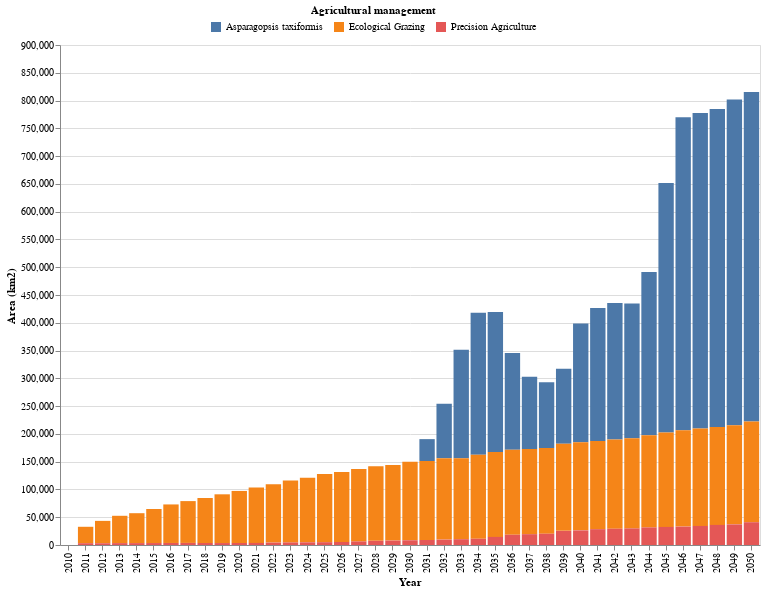

Notebook code cell kept with this figure:
### Code cell
# HIDE CODE
am_area_km2_total = am_area_km2.groupby(['Year','Agricultural management']).sum(numeric_only=True).reset_index()
plot_area_am_total(am_area_km2_total)

### Figure 1 — Vega-Lite specification as saved in the notebook (floating-point values rounded to 4 significant figures)
{"config": {"view": {"continuousWidth": 300, "continuousHeight": 300}}, "data": {"name": "data-918326ac10b8f5c1f873343a6bf4adb1"}, "mark": {"type": "bar"}, "encoding": {"color": {"field": "Agricultural management", "legend": {"direction": "horizontal", "legendX": 150, "legendY": -40, "orient": "none", "title": "Agricultural management", "titleAnchor": "middle"}, "title": "Agricultural management", "type": "nominal"}, "tooltip": [{"field": "Year", "type": "quantitative"}, {"field": "Agricultural management", "type": "nominal"}, {"field": "Area (km2)", "type": "quantitative"}], "x": {"field": "Year", "title": "Year", "type": "ordinal"}, "y": {"field": "Area (km2)", "title": "Area (km2)", "type": "quantitative"}}, "height": 500, "width": 700, "$schema": "https://vega.github.io/schema/vega-lite/v5.15.1.json", "datasets": {"data-918326ac10b8f5c1f873343a6bf4adb1": [{"Year": 2010, "Agricultural management": "Asparagopsis taxiformis", "Area (km2)": 0.0}, {"Year": 2011, "Agricultural management": "Asparagopsis taxiformis", "Area (km2)": 0.0}, {"Year": 2011, "Agricultural management": "Ecological Grazing", "Area (km2)": 29540.0}, {"Year": 2011, "Agricultural management": "Precision Agriculture", "Area (km2)": 3257.0}, {"Year": 2012, "Agricultural management": "Asparagopsis taxiformis", "Area (km2)": 0.0}, {"Year": 2012, "Agricultural management": "Ecological Grazing", "Area (km2)": 40240.0}, {"Year": 2012, "Agricultural management": "Precision Agriculture", "Area (km2)": 3178.0}, {"Year": 2013, "Agricultural management": "Asparagopsis taxiformis", "Area (km2)": 0.0}, {"Year": 2013, "Agricultural management": "Ecological Grazing", "Area (km2)": 49140.0}, {"Year": 2013, "Agricultural management": "Precision Agriculture", "Area (km2)": 3427.0}, {"Year": 2014, "Agricultural management": "Asparagopsis taxiformis", "Area (km2)": 0.0}, {"Year": 2014, "Agricultural management": "Ecological Grazing", "Area (km2)": 53800.0}, {"Year": 2014, "Agricultural management": "Precision Agriculture", "Area (km2)": 3440.0}, {"Year": 2015, "Agricultural management": "Asparagopsis taxiformis", "Area (km2)": 0.0}, {"Year": 2015, "Agricultural management": "Ecological Grazing", "Area (km2)": 61290.0}, {"Year": 2015, "Agricultural management": "Precision Agriculture", "Area (km2)": 3530.0}, {"Year": 2016, "Agricultural management": "Asparagopsis taxiformis", "Area (km2)": 0.0}, {"Year": 2016, "Agricultural management": "Ecological Grazing", "Area (km2)": 69360.0}, {"Year": 2016, "Agricultural management": "Precision Agriculture", "Area (km2)": 3656.0}, {"Year": 2017, "Agricultural management": "Asparagopsis taxiformis", "Area (km2)": 0.0}, {"Year": 2017, "Agricultural management": "Ecological Grazing", "Area (km2)": 75280.0}, {"Year": 2017, "Agricultural management": "Precision Agriculture", "Area (km2)": 3752.0}, {"Year": 2018, "Agricultural management": "Asparagopsis taxiformis", "Area (km2)": 0.0}, {"Year": 2018, "Agricultural management": "Ecological Grazing", "Area (km2)": 80990.0}, {"Year": 2018, "Agricultural management": "Precision Agriculture", "Area (km2)": 3582.0}, {"Year": 2019, "Agricultural management": "Asparagopsis taxiformis", "Area (km2)": 0.0}, {"Year": 2019, "Agricultural management": "Ecological Grazing", "Area (km2)": 87720.0}, {"Year": 2019, "Agricultural management": "Precision Agriculture", "Area (km2)": 3521.0}, {"Year": 2020, "Agricultural management": "Asparagopsis taxiformis", "Area (km2)": 0.0}, {"Year": 2020, "Agricultural management": "Ecological Grazing", "Area (km2)": 93730.0}, {"Year": 2020, "Agricultural management": "Precision Agriculture", "Area (km2)": 3565.0}, {"Year": 2021, "Agricultural management": "Asparagopsis taxiformis", "Area (km2)": 0.0}, {"Year": 2021, "Agricultural management": "Ecological Grazing", "Area (km2)": 99890.0}, {"Year": 2021, "Agricultural management": "Precision Agriculture", "Area (km2)": 3773.0}, {"Year": 2022, "Agricultural management": "Asparagopsis taxiformis", "Area (km2)": 0.0}, {"Year": 2022, "Agricultural management": "Ecological Grazing", "Area (km2)": 105000.0}, {"Year": 2022, "Agricultural management": "Precision Agriculture", "Area (km2)": 4388.0}, {"Year": 2023, "Agricultural management": "Asparagopsis taxiformis", "Area (km2)": 0.0}, {"Year": 2023, "Agricultural management": "Ecological Grazing", "Area (km2)": 111400.0}, {"Year": 2023, "Agricultural management": "Precision Agriculture", "Area (km2)": 4599.0}, {"Year": 2024, "Agricultural management": "Asparagopsis taxiformis", "Area (km2)": 0.0}, {"Year": 2024, "Agricultural management": "Ecological Grazing", "Area (km2)": 116400.0}, {"Year": 2024, "Agricultural management": "Precision Agriculture", "Area (km2)": 4863.0}, {"Year": 2025, "Agricultural management": "Asparagopsis taxiformis", "Area (km2)": 0.0}, {"Year": 2025, "Agricultural management": "Ecological Grazing", "Area (km2)": 122600.0}, {"Year": 2025, "Agricultural management": "Precision Agriculture", "Area (km2)": 5073.0}, {"Year": 2026, "Agricultural management": "Asparagopsis taxiformis", "Area (km2)": 0.0}, {"Year": 2026, "Agricultural management": "Ecological Grazing", "Area (km2)": 126000.0}, {"Year": 2026, "Agricultural management": "Precision Agriculture", "Area (km2)": 5413.0}, {"Year": 2027, "Agricultural management": "Asparagopsis taxiformis", "Area (km2)": 0.0}, {"Year": 2027, "Agricultural management": "Ecological Grazing", "Area (km2)": 130500.0}, {"Year": 2027, "Agricultural management": "Precision Agriculture", "Area (km2)": 6402.0}, {"Year": 2028, "Agricultural management": "Asparagopsis taxiformis", "Area (km2)": 0.0}, {"Year": 2028, "Agricultural management": "Ecological Grazing", "Area (km2)": 134200.0}, {"Year": 2028, "Agricultural management": "Precision Agriculture", "Area (km2)": 7551.0}, {"Year": 2029, "Agricultural management": "Asparagopsis taxiformis", "Area (km2)": 0.0}, {"Year": 2029, "Agricultural management": "Ecological Grazing", "Area (km2)": 136100.0}, {"Year": 2029, "Agricultural management": "Precision Agriculture", "Area (km2)": 8004.0}, {"Year": 2030, "Agricultural management": "Asparagopsis taxiformis", "Area (km2)": 0.0}, {"Year": 2030, "Agricultural management": "Ecological Grazing", "Area (km2)": 141400.0}, {"Year": 2030, "Agricultural management": "Precision Agriculture", "Area (km2)": 8502.0}, {"Year": 2031, "Agricultural management": "Asparagopsis taxiformis", "Area (km2)": 39440.0}, {"Year": 2031, "Agricultural management": "Ecological Grazing", "Area (km2)": 142100.0}, {"Year": 2031, "Agricultural management": "Precision Agriculture", "Area (km2)": 9012.0}, {"Year": 2032, "Agricultural management": "Asparagopsis taxiformis", "Area (km2)": 98030.0}, {"Year": 2032, "Agricultural management": "Ecological Grazing", "Area (km2)": 146500.0}, {"Year": 2032, "Agricultural management": "Precision Agriculture", "Area (km2)": 9748.0}, {"Year": 2033, "Agricultural management": "Asparagopsis taxiformis", "Area (km2)": 195300.0}, {"Year": 2033, "Agricultural management": "Ecological Grazing", "Area (km2)": 145600.0}, {"Year": 2033, "Agricultural management": "Precision Agriculture", "Area (km2)": 10440.0}, {"Year": 2034, "Agricultural management": "Asparagopsis taxiformis", "Area (km2)": 255400.0}, {"Year": 2034, "Agricultural management": "Ecological Grazing", "Area (km2)": 151300.0}, {"Year": 2034, "Agricultural management": "Precision Agriculture", "Area (km2)": 11230.0}, {"Year": 2035, "Agricultural management": "Asparagopsis taxiformis", "Area (km2)": 251800.0}, {"Year": 2035, "Agricultural management": "Ecological Grazing", "Area (km2)": 153000.0}, {"Year": 2035, "Agricultural management": "Precision Agriculture", "Area (km2)": 14610.0}, {"Year": 2036, "Agricultural management": "Asparagopsis taxiformis", "Area (km2)": 174300.0}, {"Year": 2036, "Agricultural management": "Ecological Grazing", "Area (km2)": 152900.0}, {"Year": 2036, "Agricultural management": "Precision Agriculture", "Area (km2)": 18410.0}, {"Year": 2037, "Agricultural management": "Asparagopsis taxiformis", "Area (km2)": 129900.0}, {"Year": 2037, "Agricultural management": "Ecological Grazing", "Area (km2)": 153500.0}, {"Year": 2037, "Agricultural management": "Precision Agriculture", "Area (km2)": 19490.0}, {"Year": 2038, "Agricultural management": "Asparagopsis taxiformis", "Area (km2)": 118200.0}, {"Year": 2038, "Agricultural management": "Ecological Grazing", "Area (km2)": 154400.0}, {"Year": 2038, "Agricultural management": "Precision Agriculture", "Area (km2)": 20290.0}, {"Year": 2039, "Agricultural management": "Asparagopsis taxiformis", "Area (km2)": 135200.0}, {"Year": 2039, "Agricultural management": "Ecological Grazing", "Area (km2)": 156800.0}, {"Year": 2039, "Agricultural management": "Precision Agriculture", "Area (km2)": 25430.0}, {"Year": 2040, "Agricultural management": "Asparagopsis taxiformis", "Area (km2)": 213400.0}, {"Year": 2040, "Agricultural management": "Ecological Grazing", "Area (km2)": 158700.0}, {"Year": 2040, "Agricultural management": "Precision Agriculture", "Area (km2)": 26340.0}, {"Year": 2041, "Agricultural management": "Asparagopsis taxiformis", "Area (km2)": 239100.0}, {"Year": 2041, "Agricultural management": "Ecological Grazing", "Area (km2)": 158900.0}, {"Year": 2041, "Agricultural management": "Precision Agriculture", "Area (km2)": 28490.0}, {"Year": 2042, "Agricultural management": "Asparagopsis taxiformis", "Area (km2)": 245700.0}, {"Year": 2042, "Agricultural management": "Ecological Grazing", "Area (km2)": 160800.0}, {"Year": 2042, "Agricultural management": "Precision Agriculture", "Area (km2)": 29280.0}, {"Year": 2043, "Agricultural management": "Asparagopsis taxiformis", "Area (km2)": 242800.0}, {"Year": 2043, "Agricultural management": "Ecological Grazing", "Area (km2)": 162100.0}, {"Year": 2043, "Agricultural management": "Precision Agriculture", "Area (km2)": 29840.0}, {"Year": 2044, "Agricultural management": "Asparagopsis taxiformis", "Area (km2)": 293900.0}, {"Year": 2044, "Agricultural management": "Ecological Grazing", "Area (km2)": 165900.0}, {"Year": 2044, "Agricultural management": "Precision Agriculture", "Area (km2)": 31620.0}, {"Year": 2045, "Agricultural management": "Asparagopsis taxiformis", "Area (km2)": 449000.0}, {"Year": 2045, "Agricultural management": "Ecological Grazing", "Area (km2)": 170200.0}, {"Year": 2045, "Agricultural management": "Precision Agriculture", "Area (km2)": 32540.0}, {"Year": 2046, "Agricultural management": "Asparagopsis taxiformis", "Area (km2)": 563300.0}, {"Year": 2046, "Agricultural management": "Ecological Grazing", "Area (km2)": 173600.0}, {"Year": 2046, "Agricultural management": "Precision Agriculture", "Area (km2)": 33170.0}, {"Year": 2047, "Agricultural management": "Asparagopsis taxiformis", "Area (km2)": 567700.0}, {"Year": 2047, "Agricultural management": "Ecological Grazing", "Area (km2)": 175600.0}, {"Year": 2047, "Agricultural management": "Precision Agriculture", "Area (km2)": 34320.0}, {"Year": 2048, "Agricultural management": "Asparagopsis taxiformis", "Area (km2)": 572400.0}, {"Year": 2048, "Agricultural management": "Ecological Grazing", "Area (km2)": 176300.0}, {"Year": 2048, "Agricultural management": "Precision Agriculture", "Area (km2)": 36190.0}, {"Year": 2049, "Agricultural management": "Asparagopsis taxiformis", "Area (km2)": 586700.0}, {"Year": 2049, "Agricultural management": "Ecological Grazing", "Area (km2)": 178200.0}, {"Year": 2049, "Agricultural management": "Precision Agriculture", "Area (km2)": 37170.0}, {"Year": 2050, "Agricultural management": "Asparagopsis taxiformis", "Area (km2)": 593400.0}, {"Year": 2050, "Agricultural management": "Ecological Grazing", "Area (km2)": 181100.0}, {"Year": 2050, "Agricultural management": "Precision Agriculture", "Area (km2)": 41000.0}]}}
